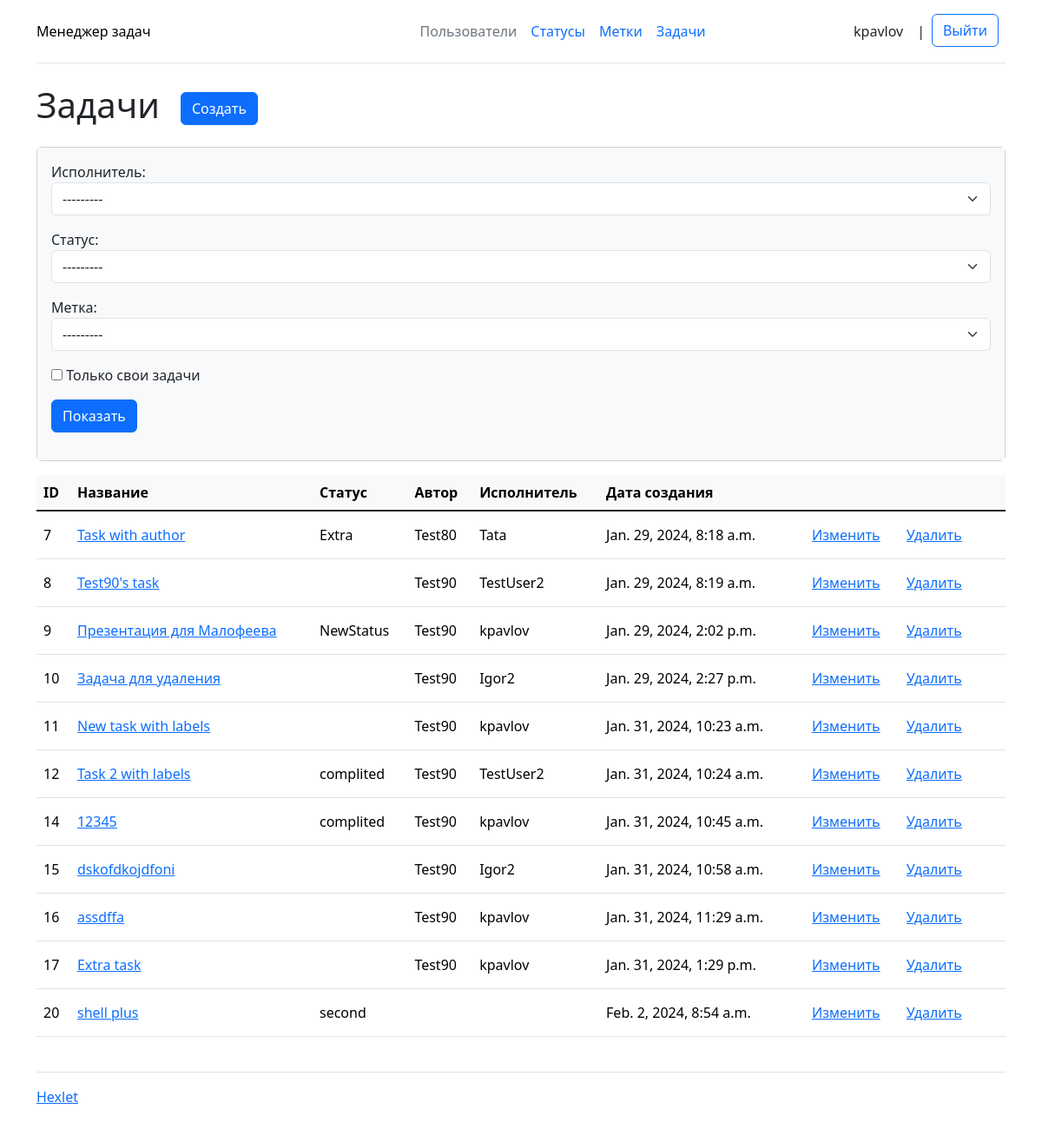
Page /tasks/ (signed in) on the committed database.
### task_manager/task/models.py (models this page shows)
class Task(models.Model):
    name = models.CharField(max_length=100)
    description = models.TextField(max_length=500, blank=True)
    executor = models.ForeignKey(User, related_name='executor', on_delete=models.PROTECT, null=True)
    status = models.ForeignKey(Status, on_delete=models.SET_NULL, null=True)
    author = models.ForeignKey(User, related_name='author', on_delete=models.PROTECT, null=True)
    labels = models.ManyToManyField(Label)
    created_at = models.DateTimeField(auto_now_add=True)
    updated_at = models.DateTimeField(auto_now=True)
    objects = models.Manager

### task_manager/status/models.py (models this page shows)
class Status(models.Model):
    name = models.CharField(max_length=100)
    created_at = models.DateTimeField(auto_now_add=True)
    updated_at = models.DateTimeField(auto_now=True)
    objects = models.Manager
    def __str__(self):
        return str(self.name)

### task_manager/task/views.py (the view)
# urls.py: path('', views.TaskIndexView.as_view(), name='tasks_index'),
class TaskIndexView(LoginRequiredMixinWithMessage, FilterView):
    filterset_class = TaskFilter
    template_name = 'task/index.html'
    context_object_name = 'tasks'
    filterset_fields = ['executor', 'status', 'label']

### task_manager/label/models.py (called while the page is built)
    def __str__(self):
        return str(self.name)

### task_manager/utils.py (called while the page is built)
    def dispatch(self, request, *args, **kwargs):
        if not request.user.is_authenticated:
            messages.add_message(request, messages.ERROR, self.permission_denied_message)
            return self.handle_no_permission()
        return super(LoginRequiredMixinWithMessage, self).dispatch(request, *args, **kwargs)

### task_manager/templates/task/index.html (shortened to what this page needs)
{% extends "base.html" %}
{% block content %}
{% load django_bootstrap5 %}
{% bootstrap_css %}
<h1 class="my-4">Задачи<a class="btn btn-primary mx-4" href="{% url 'tasks_create' %}">Создать</a></h1>
<div class="card mb-3">
    <div class="card-body bg-light">
        <form class="form-inline center mb-3" action="{% url 'tasks_index' %}">
            {{ filter.form.as_p }}
            <input class="btn btn-primary" type="submit" value="Показать">
        </form>
    </div>
</div>
<table class="table">
    <thead class="table-light">
        <tr>
            <th>ID</th>
            <th>Название</th>
            <th>Статус</th>
            <th>Автор</th>
            <th>Исполнитель</th>
            <th>Дата создания</th>
            <th></th>
        </tr>
    </thead>
    <tbody class="table-group-divider">
        {% for task in tasks %}
        <tr class="align-middle">
            <td>{{ task.id }}</td>
            <td><a href="{% url 'tasks_read' task.id %}">{{ task.name }}</a></td>
            <td>{{ task.status.name }}</td>
            <td>{{ task.author.username }}</td>
            <td>{{ task.executor.username }}</td>
            <td>{{ task.created_at }}</td>
            <td>
                <a class="btn btn-link" href="{% url 'tasks_update' task.id %}">Изменить</a>
                <a class="btn btn-link" href="{% url 'tasks_delete' task.id %}">Удалить</a>
            </td>
        </tr>
        {% endfor %}
    </tbody>
</table>
{% endblock %}

### task_manager/templates/base.html (shortened to what this page needs)
<!DOCTYPE html>
<html lang="en">
    <head>
    </head>
{% load django_bootstrap5 %}
{% bootstrap_css %}
    <body class="d-flex flex-column min-vh-100">
        <div class="container">
            <header class="d-flex flex-wrap align-items-center justify-content-center justify-content-md-between py-3 mb-4 border-bottom">
                <div class="col-md-3 mb-2 mb-md-0">
                    <a href="{% url 'index_view' %}" class="d-inline-flex link-body-emphasis text-decoration-none">Менеджер задач</a>
                </div>
                <ul class="nav col-12 col-md-auto mb-2 justify-content-center mb-md-0">
                    <li><a href="{% url 'users_index' %}" class="nav-link px-2 link-secondary">Пользователи</a></li>
                    {% if request.user.is_authenticated %}
                    <li><a href="{% url 'statuses_index' %}" class="nav-link px-2">Статусы</a></li>
                    <li><a href="{% url 'labels_index' %}" class="nav-link px-2">Метки</a></li>
                    <li><a href="{% url 'tasks_index' %}" class="nav-link px-2">Задачи</a></li>
                    {% endif %}
                </ul>
                {% if request.user.is_authenticated %}
                <ul class="nav col-12 col-md-auto mb-2 justify-content-center mb-md-0">
                    <li class="nav-link text-center px-2 text-dark"><a>{{ user.username }}</a></li>
                    <li class="nav-link px-2 text-dark"> | </li>
                    <li>
                        <form action="{% url 'logout' %}" method="POST">
                            <input class="btn btn-outline-primary me-2" type="submit" value="Выйти">
                        </form>
                    </li>
                </ul>
                {% else %}
                <div class="col-md-3 text-end">
                    <a type="button" href="{% url 'login_view' %}" class="btn btn-outline-primary me-2">Войти</a>
                    <a type="button" href="{% url 'users_create' %}" class="btn btn-primary">Регистрация</a>
                </div>
                {% endif %}
            </header>
            {% block content %}
            {% endblock %}
        </div>
        <footer class="container">
            <br>
            <div class="d-flex flex-wrap align-items-center justify-content-center justify-content-md-between py-3 mb-4 border-top">
                <a target="_blank" href="https://ru.hexlet.io">Hexlet</a>
            </div>
        </footer>
    </body>
</html>

### rows in the picture
Task: id "7", name "Task with author", status.name "Extra", author.username "Test80", executor.username "Tata", created_at "Jan. 29, 2024, 8:18 a.m."
Task: id "8", name "Test90's task", author.username "Test90", executor.username "TestUser2", created_at "Jan. 29, 2024, 8:19 a.m."
Task: id "9", name "Презентация для Малофеева", status.name "NewStatus", author.username "Test90", executor.username "kpavlov", created_at "Jan. 29, 2024, 2:02 p.m."
Task: id "10", name "Задача для удаления", author.username "Test90", executor.username "Igor2", created_at "Jan. 29, 2024, 2:27 p.m."
Task: id "11", name "New task with labels", author.username "Test90", executor.username "kpavlov", created_at "Jan. 31, 2024, 10:23 a.m."
Task: id "12", name "Task 2 with labels", status.name "complited", author.username "Test90", executor.username "TestUser2", created_at "Jan. 31, 2024, 10:24 a.m."
Task: id "14", name "12345", status.name "complited", author.username "Test90", executor.username "kpavlov", created_at "Jan. 31, 2024, 10:45 a.m."
Task: id "15", name "dskofdkojdfoni", author.username "Test90", executor.username "Igor2", created_at "Jan. 31, 2024, 10:58 a.m."
Task: id "16", name "assdffa", author.username "Test90", executor.username "kpavlov", created_at "Jan. 31, 2024, 11:29 a.m."
Task: id "17", name "Extra task", author.username "Test90", executor.username "kpavlov", created_at "Jan. 31, 2024, 1:29 p.m."
Task: id "20", name "shell plus", status.name "second", created_at "Feb. 2, 2024, 8:54 a.m."

### other values in the picture
{{ user.username }} "kpavlov"
